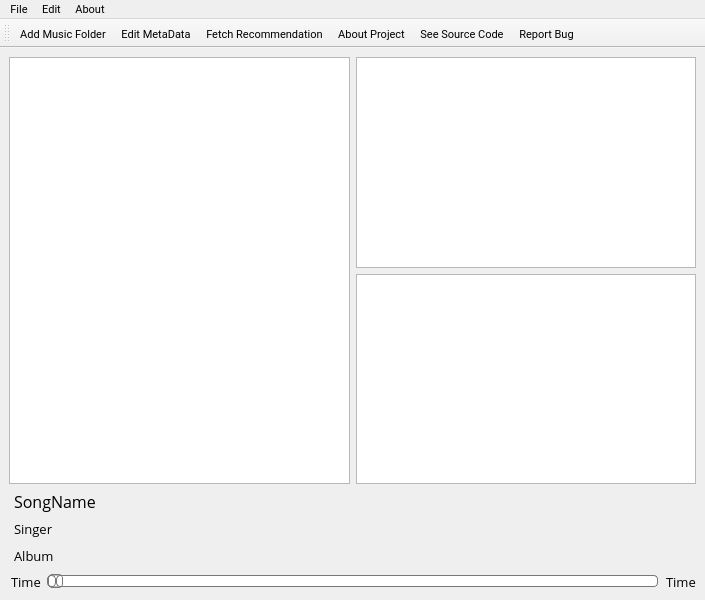
<?xml version="1.0" encoding="UTF-8"?>
<ui version="4.0">
 <class>MainWindow</class>
 <widget class="QMainWindow" name="MainWindow">
  <property name="geometry">
   <rect>
    <x>0</x>
    <y>0</y>
    <width>705</width>
    <height>600</height>
   </rect>
  </property>
  <property name="sizePolicy">
   <sizepolicy hsizetype="Preferred" vsizetype="Preferred">
    <horstretch>0</horstretch>
    <verstretch>0</verstretch>
   </sizepolicy>
  </property>
  <property name="minimumSize">
   <size>
    <width>700</width>
    <height>600</height>
   </size>
  </property>
  <property name="maximumSize">
   <size>
    <width>16777215</width>
    <height>16777215</height>
   </size>
  </property>
  <property name="font">
   <font>
    <family>Roboto</family>
    <pointsize>8</pointsize>
    <weight>50</weight>
    <bold>false</bold>
   </font>
  </property>
  <property name="windowTitle">
   <string notr="true">Offline Music Recommender</string>
  </property>
  <property name="windowIcon">
   <iconset>
    <normaloff>icons/ic_main.png</normaloff>icons/ic_main.png</iconset>
  </property>
  <property name="iconSize">
   <size>
    <width>30</width>
    <height>30</height>
   </size>
  </property>
  <widget class="QWidget" name="centralwidget">
   <property name="sizePolicy">
    <sizepolicy hsizetype="Fixed" vsizetype="Fixed">
     <horstretch>0</horstretch>
     <verstretch>0</verstretch>
    </sizepolicy>
   </property>
   <property name="minimumSize">
    <size>
     <width>705</width>
     <height>0</height>
    </size>
   </property>
   <layout class="QGridLayout" name="gridLayout">
    <item row="0" column="0">
     <layout class="QGridLayout" name="Lists">
      <item row="0" column="1">
       <widget class="QTableView" name="RecommendLocal"/>
      </item>
      <item row="1" column="1">
       <widget class="QTableView" name="RecommedOnline"/>
      </item>
      <item row="0" column="0" rowspan="2">
       <widget class="QTableView" name="Playlist"/>
      </item>
     </layout>
    </item>
    <item row="1" column="0">
     <layout class="QGridLayout" name="Player">
      <item row="1" column="0">
       <layout class="QHBoxLayout" name="Timeline">
        <item>
         <widget class="QLabel" name="CurrentTime">
          <property name="font">
           <font>
            <family>Open Sans</family>
            <pointsize>10</pointsize>
            <weight>50</weight>
            <bold>false</bold>
           </font>
          </property>
          <property name="text">
           <string>Time</string>
          </property>
          <property name="margin">
           <number>2</number>
          </property>
          <property name="indent">
           <number>2</number>
          </property>
         </widget>
        </item>
        <item>
         <widget class="QSlider" name="ProgressBar">
          <property name="cursor">
           <cursorShape>PointingHandCursor</cursorShape>
          </property>
          <property name="styleSheet">
           <string notr="true">QSlider::groove:horizontal {
border: 1px solid #bbb;
background: white;
height: 10px;
border-radius: 4px;
}

QSlider::sub-page:horizontal {
background: qlineargradient(x1: 0, y1: 0,    x2: 0, y2: 1,
    stop: 0 #66e, stop: 1 #bbf);
background: qlineargradient(x1: 0, y1: 0.2, x2: 1, y2: 1,
    stop: 0 #bbf, stop: 1 #55f);
border: 1px solid #777;
height: 10px;
border-radius: 4px;
}

QSlider::add-page:horizontal {
background: #fff;
border: 1px solid #777;
height: 10px;
border-radius: 4px;
}

QSlider::handle:horizontal {
background: qlineargradient(x1:0, y1:0, x2:1, y2:1,
    stop:0 #eee, stop:1 #ccc);
border: 1px solid #777;
width: 13px;
margin-top: -2px;
margin-bottom: -2px;
border-radius: 4px;
}

QSlider::handle:horizontal:hover {
background: qlineargradient(x1:0, y1:0, x2:1, y2:1,
    stop:0 #fff, stop:1 #ddd);
border: 1px solid #444;
border-radius: 4px;
}

QSlider::sub-page:horizontal:disabled {
background: #bbb;
border-color: #999;
}

QSlider::add-page:horizontal:disabled {
background: #eee;
border-color: #999;
}

QSlider::handle:horizontal:disabled {
background: #eee;
border: 1px solid #aaa;
border-radius: 4px;
}</string>
          </property>
          <property name="orientation">
           <enum>Qt::Horizontal</enum>
          </property>
          <property name="tickInterval">
           <number>0</number>
          </property>
         </widget>
        </item>
        <item>
         <widget class="QLabel" name="TotalTime">
          <property name="font">
           <font>
            <family>Open Sans</family>
            <pointsize>10</pointsize>
           </font>
          </property>
          <property name="text">
           <string>Time</string>
          </property>
          <property name="margin">
           <number>2</number>
          </property>
          <property name="indent">
           <number>2</number>
          </property>
         </widget>
        </item>
       </layout>
      </item>
      <item row="0" column="0">
       <layout class="QGridLayout" name="SongInfoAndControls">
        <item row="0" column="2" rowspan="2">
         <layout class="QHBoxLayout" name="PlayerControls">
          <item>
           <widget class="QPushButton" name="Prev">
            <property name="toolTip">
             <string>&lt;html&gt;&lt;head/&gt;&lt;body&gt;&lt;p&gt;Previous&lt;/p&gt;&lt;/body&gt;&lt;/html&gt;</string>
            </property>
            <property name="text">
             <string/>
            </property>
            <property name="icon">
             <iconset>
              <normaloff>icons/ic_skip_previous.png</normaloff>icons/ic_skip_previous.png</iconset>
            </property>
            <property name="iconSize">
             <size>
              <width>25</width>
              <height>25</height>
             </size>
            </property>
            <property name="default">
             <bool>false</bool>
            </property>
            <property name="flat">
             <bool>true</bool>
            </property>
           </widget>
          </item>
          <item>
           <widget class="QPushButton" name="Stop">
            <property name="toolTip">
             <string>&lt;html&gt;&lt;head/&gt;&lt;body&gt;&lt;p&gt;Stop&lt;/p&gt;&lt;/body&gt;&lt;/html&gt;</string>
            </property>
            <property name="text">
             <string/>
            </property>
            <property name="icon">
             <iconset>
              <normaloff>icons/ic_stop.png</normaloff>icons/ic_stop.png</iconset>
            </property>
            <property name="iconSize">
             <size>
              <width>25</width>
              <height>25</height>
             </size>
            </property>
            <property name="flat">
             <bool>true</bool>
            </property>
           </widget>
          </item>
          <item>
           <widget class="QPushButton" name="PlayPause">
            <property name="toolTip">
             <string>&lt;html&gt;&lt;head/&gt;&lt;body&gt;&lt;p&gt;Play/Pause&lt;/p&gt;&lt;/body&gt;&lt;/html&gt;</string>
            </property>
            <property name="text">
             <string/>
            </property>
            <property name="icon">
             <iconset>
              <normaloff>icons/ic_play_pause.png</normaloff>icons/ic_play_pause.png</iconset>
            </property>
            <property name="iconSize">
             <size>
              <width>25</width>
              <height>25</height>
             </size>
            </property>
            <property name="flat">
             <bool>true</bool>
            </property>
           </widget>
          </item>
          <item>
           <widget class="QPushButton" name="Next">
            <property name="toolTip">
             <string>&lt;html&gt;&lt;head/&gt;&lt;body&gt;&lt;p&gt;Next&lt;/p&gt;&lt;/body&gt;&lt;/html&gt;</string>
            </property>
            <property name="text">
             <string/>
            </property>
            <property name="icon">
             <iconset>
              <normaloff>icons/ic_skip_next.png</normaloff>icons/ic_skip_next.png</iconset>
            </property>
            <property name="iconSize">
             <size>
              <width>25</width>
              <height>25</height>
             </size>
            </property>
            <property name="default">
             <bool>false</bool>
            </property>
            <property name="flat">
             <bool>true</bool>
            </property>
           </widget>
          </item>
         </layout>
        </item>
        <item row="2" column="0">
         <widget class="QLabel" name="SongAlbum">
          <property name="font">
           <font>
            <family>Open Sans</family>
            <pointsize>10</pointsize>
           </font>
          </property>
          <property name="text">
           <string>Album</string>
          </property>
          <property name="indent">
           <number>5</number>
          </property>
         </widget>
        </item>
        <item row="0" column="0">
         <widget class="QLabel" name="SongTitle">
          <property name="font">
           <font>
            <family>Open Sans</family>
            <pointsize>12</pointsize>
            <weight>50</weight>
            <bold>false</bold>
           </font>
          </property>
          <property name="text">
           <string>SongName</string>
          </property>
          <property name="indent">
           <number>5</number>
          </property>
         </widget>
        </item>
        <item row="2" column="2">
         <layout class="QHBoxLayout" name="Volume">
          <item>
           <widget class="QPushButton" name="VolumeDecr">
            <property name="enabled">
             <bool>true</bool>
            </property>
            <property name="toolTip">
             <string>&lt;html&gt;&lt;head/&gt;&lt;body&gt;&lt;p&gt;Decrease Volume&lt;/p&gt;&lt;/body&gt;&lt;/html&gt;</string>
            </property>
            <property name="text">
             <string/>
            </property>
            <property name="icon">
             <iconset>
              <normaloff>icons/ic_volume_down.png</normaloff>icons/ic_volume_down.png</iconset>
            </property>
            <property name="iconSize">
             <size>
              <width>25</width>
              <height>25</height>
             </size>
            </property>
            <property name="flat">
             <bool>true</bool>
            </property>
           </widget>
          </item>
          <item>
           <widget class="QPushButton" name="VolumeIncr">
            <property name="enabled">
             <bool>true</bool>
            </property>
            <property name="toolTip">
             <string>&lt;html&gt;&lt;head/&gt;&lt;body&gt;&lt;p&gt;Increase Volume&lt;/p&gt;&lt;/body&gt;&lt;/html&gt;</string>
            </property>
            <property name="text">
             <string/>
            </property>
            <property name="icon">
             <iconset>
              <normaloff>icons/ic_volume_up.png</normaloff>icons/ic_volume_up.png</iconset>
            </property>
            <property name="iconSize">
             <size>
              <width>25</width>
              <height>25</height>
             </size>
            </property>
            <property name="flat">
             <bool>true</bool>
            </property>
           </widget>
          </item>
          <item>
           <widget class="QPushButton" name="Mute">
            <property name="toolTip">
             <string>&lt;html&gt;&lt;head/&gt;&lt;body&gt;&lt;p&gt;Mute&lt;/p&gt;&lt;/body&gt;&lt;/html&gt;</string>
            </property>
            <property name="text">
             <string/>
            </property>
            <property name="icon">
             <iconset>
              <normaloff>icons/ic_volume_off.png</normaloff>icons/ic_volume_off.png</iconset>
            </property>
            <property name="iconSize">
             <size>
              <width>20</width>
              <height>20</height>
             </size>
            </property>
            <property name="flat">
             <bool>true</bool>
            </property>
           </widget>
          </item>
         </layout>
        </item>
        <item row="1" column="0">
         <widget class="QLabel" name="SongArtist">
          <property name="font">
           <font>
            <family>Open Sans</family>
            <pointsize>10</pointsize>
           </font>
          </property>
          <property name="text">
           <string>Singer</string>
          </property>
          <property name="indent">
           <number>5</number>
          </property>
         </widget>
        </item>
        <item row="0" column="1">
         <spacer name="horizontalSpacer">
          <property name="orientation">
           <enum>Qt::Horizontal</enum>
          </property>
          <property name="sizeHint" stdset="0">
           <size>
            <width>40</width>
            <height>20</height>
           </size>
          </property>
         </spacer>
        </item>
        <item row="1" column="1">
         <spacer name="horizontalSpacer_2">
          <property name="orientation">
           <enum>Qt::Horizontal</enum>
          </property>
          <property name="sizeHint" stdset="0">
           <size>
            <width>40</width>
            <height>20</height>
           </size>
          </property>
         </spacer>
        </item>
        <item row="2" column="1">
         <spacer name="horizontalSpacer_3">
          <property name="orientation">
           <enum>Qt::Horizontal</enum>
          </property>
          <property name="sizeHint" stdset="0">
           <size>
            <width>40</width>
            <height>20</height>
           </size>
          </property>
         </spacer>
        </item>
       </layout>
      </item>
     </layout>
    </item>
   </layout>
  </widget>
  <widget class="QMenuBar" name="menuBar">
   <property name="geometry">
    <rect>
     <x>0</x>
     <y>0</y>
     <width>705</width>
     <height>21</height>
    </rect>
   </property>
   <property name="nativeMenuBar">
    <bool>true</bool>
   </property>
   <widget class="QMenu" name="menuFile">
    <property name="title">
     <string>File</string>
    </property>
    <addaction name="actionOpen_Folder"/>
   </widget>
   <widget class="QMenu" name="menuEdit">
    <property name="title">
     <string>Edit</string>
    </property>
    <addaction name="actionFetch_Recommendation"/>
    <addaction name="actionEdit_MetaData"/>
   </widget>
   <widget class="QMenu" name="menuAbout">
    <property name="title">
     <string>About</string>
    </property>
    <addaction name="actionAbout_Project"/>
    <addaction name="actionSee_Source_on_Github"/>
    <addaction name="actionReport_Bug"/>
   </widget>
   <addaction name="menuFile"/>
   <addaction name="menuEdit"/>
   <addaction name="menuAbout"/>
  </widget>
  <widget class="QToolBar" name="toolBar">
   <property name="windowTitle">
    <string>toolBar</string>
   </property>
   <attribute name="toolBarArea">
    <enum>TopToolBarArea</enum>
   </attribute>
   <attribute name="toolBarBreak">
    <bool>false</bool>
   </attribute>
   <addaction name="actionOpen_Folder"/>
   <addaction name="actionEdit_MetaData"/>
   <addaction name="actionFetch_Recommendation"/>
   <addaction name="actionAbout_Project"/>
   <addaction name="actionSee_Source_on_Github"/>
   <addaction name="actionReport_Bug"/>
  </widget>
  <action name="actionOpen_Folder">
   <property name="icon">
    <iconset>
     <normaloff>icons/ic_folder_open.png</normaloff>icons/ic_folder_open.png</iconset>
   </property>
   <property name="text">
    <string>Add Music Folder</string>
   </property>
   <property name="font">
    <font>
     <kerning>false</kerning>
    </font>
   </property>
  </action>
  <action name="actionAbout_Project">
   <property name="icon">
    <iconset>
     <normaloff>icons/ic_info.png</normaloff>icons/ic_info.png</iconset>
   </property>
   <property name="text">
    <string>About Project</string>
   </property>
   <property name="menuRole">
    <enum>QAction::TextHeuristicRole</enum>
   </property>
  </action>
  <action name="actionFetch_Recommendation">
   <property name="icon">
    <iconset>
     <normaloff>icons/ic_music_note.png</normaloff>icons/ic_music_note.png</iconset>
   </property>
   <property name="text">
    <string>Fetch Recommendation</string>
   </property>
  </action>
  <action name="actionEdit_MetaData">
   <property name="icon">
    <iconset>
     <normaloff>icons/ic_border_color.png</normaloff>icons/ic_border_color.png</iconset>
   </property>
   <property name="text">
    <string>Edit MetaData</string>
   </property>
  </action>
  <action name="actionSee_Source_on_Github">
   <property name="icon">
    <iconset>
     <normaloff>icons/GitHub-Mark.png</normaloff>icons/GitHub-Mark.png</iconset>
   </property>
   <property name="text">
    <string>See Source Code</string>
   </property>
  </action>
  <action name="actionReport_Bug">
   <property name="icon">
    <iconset>
     <normaloff>icons/ic_bug_report.png</normaloff>icons/ic_bug_report.png</iconset>
   </property>
   <property name="text">
    <string>Report Bug</string>
   </property>
  </action>
 </widget>
 <resources/>
 <connections/>
</ui>
